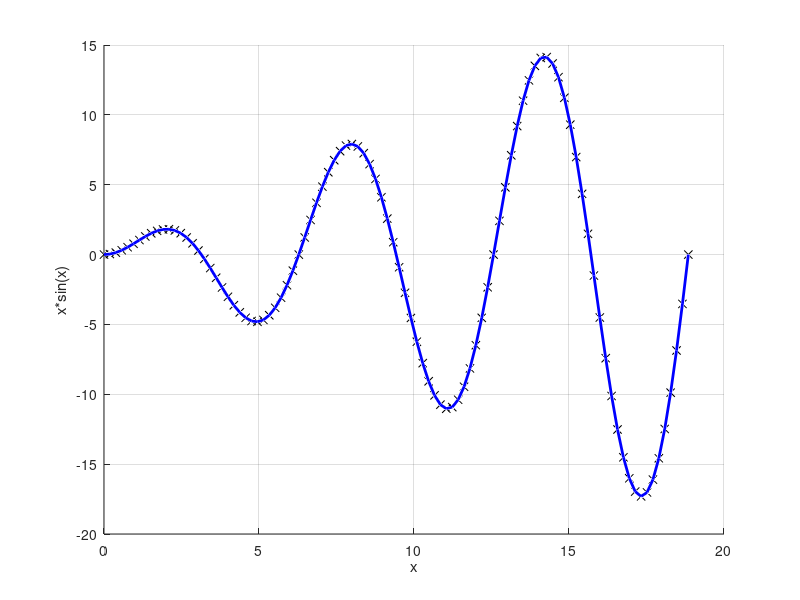

Source code (MATLAB):
%Exercise 3.4.1

clear; close all; clc; clf;
		  % Generate data
		  x=linspace(0,6*pi,100);
		  y=x.*sin(x);
		  z=exp(x/10)-1;
		  
		  % Create figure with visualization
		  hold on
		  plot3(x,y,z,'b','LineWidth',2)
		  plot3(x,y,0*z,'kx')
		  
		  % Add axis labels
		  xlabel('x')
		  ylabel('x*sin(x)')
		  zlabel('e^x/10-1')
		  
		  hold off
		  
		  grid on